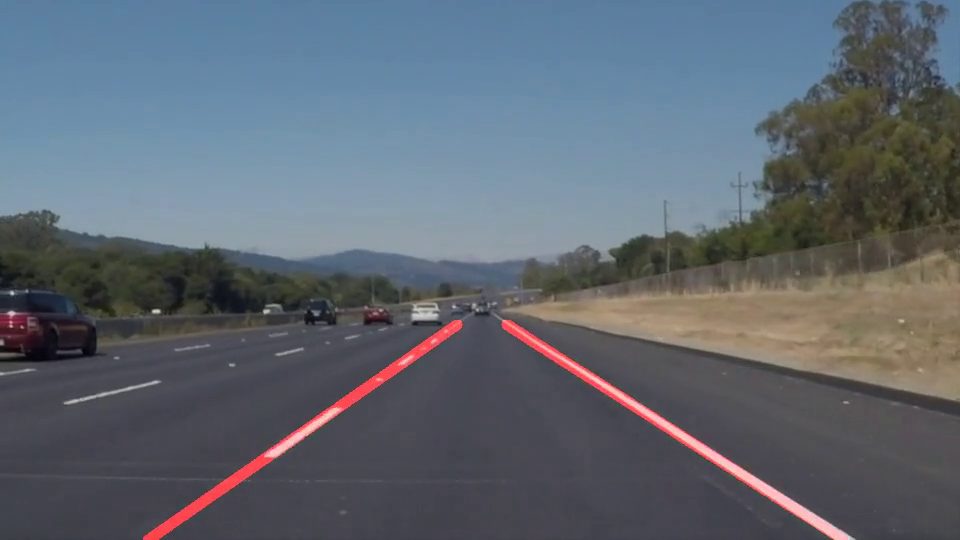
#> input picture frame 22 of white.mp4, 960 x 540 px
$ python Main.py
#> lines starting #> are read from the running program, lines starting #| are printed output that depends on the picture; after the words box and inside, x2 and y2 are one past the last pixel; in counts of white or black regions, pixels touching at a corner belong together
### Conversion.py
from math import *

def real_slope(y, x, camerastats):
    h = float(camerastats['cameraHeight'])
    f = float(camerastats['focalLength'])
    m = float(camerastats['middleFOV'])
    b = float(camerastats['bottomFOV'])
    p = float(camerastats['pixelHeight'])
    pw= float(camerastats['pixelWidth'])
    R = sqrt(h ** 2 + m ** 2)
    sinA = h / R
    cosA = m / R
    smallToBig = sqrt(h ** 2 + m ** 2) / f  # Conversion between real and camera triangles (cm)
    screenHeight = 2 * f * (h * m - h * b) / (m * b + h ** 2)  # Height of camera screen (cm)
    pixToReal = screenHeight / p
    realTriangle = h / (f * sinA + (p / 2 - y) * pixToReal * cosA)
    smallTriangleResult = f * cosA - (p / 2 - y) * pixToReal * sinA
    vertResult = realTriangle * smallTriangleResult

    # HORIZONTAL STUFF
    horiConversion = sqrt((h ** 2 + vertResult ** 2) / (f ** 2 + ((p / 2 - y) * pixToReal) ** 2))
    horiResult = (pw / 2 - x) * pixToReal * horiConversion

    return (horiResult, vertResult)

### Main.py
import cv2
import numpy as np
import Conversion
from math import *
import ArduinoControl

camerastats = {'bottomFOV': 16, 'middleFOV':55, 'cameraHeight': 76, 'focalLength':0.3, 'pixelHeight': 2448, 'pixelWidth': 3264}
cap = cv2.VideoCapture('white.mp4')

while 1:
    ret, frame = cap.read()
#> frame is the input picture: shape (540, 960, 3); mean B, G, R 112.9, 103.2, 95.5
    img = frame[300:540, 200:760]
    gray = cv2.cvtColor(img, cv2.COLOR_BGR2GRAY)
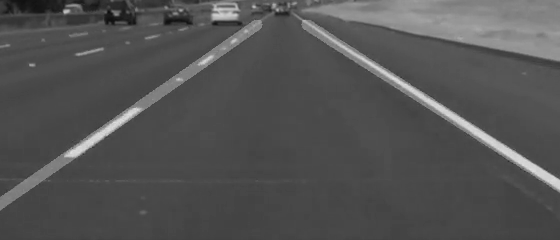
#> gray: shape (240, 560); min 14, max 224, mean 83
    blur = cv2.GaussianBlur(gray, (7, 7), 0)
    edges = cv2.Canny(blur, 50, 150, apertureSize=3)
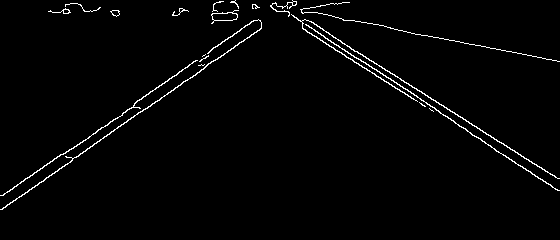
#> edges: shape (240, 560); 1.9% white in thin lines or dots, all inside (x1, y1, x2, y2) = (0, 0, 560, 210)

    #detect all lines and create 2 empty lists for right and left line
    lines = cv2.HoughLinesP(edges, 0.8, np.pi/180, 100, np.array([]), minLineLength=50, maxLineGap=200)
#> lines = [[2, 209, 296, 3], [282, 6, 558, 178], [3, 195, 276, 4], [272, 3, 480, 138], [302, 28, 530, 171], [307, 32, 550, 184], [270, 5, 559, 61], [284, 6, 559, 178], [2, 195, 276, 3]]
    right = []
    left = []

#separating lines by slope
    if lines is None:
        print("No worries")
    else:
        for x1,y1,x2,y2 in lines[:, 0]:
            if x2 - x1 == 0.:  # corner case, avoiding division by 0
                m = 999.  # practically infinite slope
            else:
                m = (y2-y1)/(x2-x1) #rise over run
                if m > 0:
                    right.append([x1, y1, x2, y2])
                    cv2.line(img, (x1,y1), (x2, y2), (0, 0, 255), 2)
                else:
                    left.append([x1, y1, x2, y2])
                    cv2.line(img, (x1,y1), (x2, y2), (255, 0, 0), 2)
#> this loop made 9 passes
#> (x1, y1, x2, y2, m) on passes 1 to 9: (2, 209, 296, 3, -0.701), (282, 6, 558, 178, 0.623), (3, 195, 276, 4, -0.7), (272, 3, 480, 138, 0.649), (302, 28, 530, 171, 0.627), (307, 32, 550, 184, 0.626), (270, 5, 559, 61, 0.194), (284, 6, 559, 178, 0.625), (2, 195, 276, 3, -0.701)
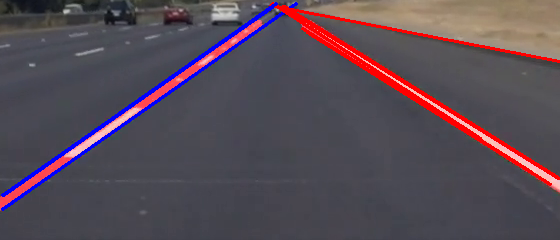
#> img: shape (240, 560, 3); mean B, G, R 85.7, 75.3, 87.7
#> after the loop, left = [[2, 209, 296, 3], [3, 195, 276, 4], [2, 195, 276, 3]]; right = [[282, 6, 558, 178], [272, 3, 480, 138], [302, 28, 530, 171], [307, 32, 550, 184], [270, 5, 559, 61], [284, 6, 559, 178]]

        right_mask = cv2.inRange(img, (0,0,220), (0,0,255))
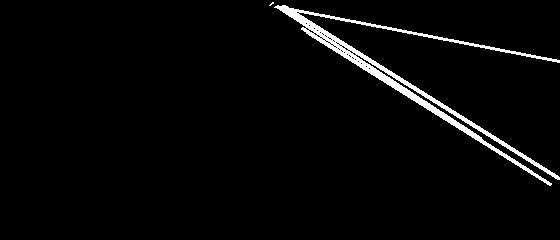
#> right_mask: shape (240, 560); 3% white; 2 white regions (1 under 20 px), largest, box (x1, y1, x2, y2) and area: (274, 5, 560, 186) 3975
        left_mask = cv2.inRange(img, (240, 0, 0), (255, 0, 0))
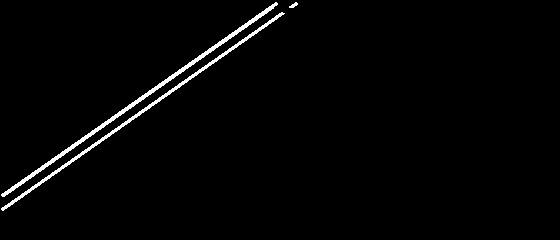
#> left_mask: shape (240, 560); 1.9% white; 3 white regions, box (x1, y1, x2, y2) and area: (1, 2, 278, 197) 1343, (1, 12, 285, 211) 1137, (289, 2, 298, 8) 29

    right_line = cv2.HoughLines(right_mask, 1, np.pi / 180, 200)
#> right_line = [[-145, 2.13], [-136, 2.13], [-46, 1.76], [-137, 2.11], [-153, 2.16], [-159, 2.18], [-127, 2.09], [-130, 2.11]]
    if right_line is None:
        print("no worries")
    else:
        for rho, theta in right_line[0]:
            a = np.cos(theta)
            b = np.sin(theta)
            x0 = a * rho
            y0 = b * rho
            x1 = int(x0 + 1000 * (-b))
            y1 = int(y0 + 1000 * (a))
            x2 = int(x0 - 1000 * (-b))
            y2 = int(y0 - 1000 * (a))

            cv2.line(img, (x1, y1), (x2, y2), (100, 255, 0), 10)

            realx1, realy1 = Conversion.real_slope(y1, x1, camerastats)
            realx2, realy2 = Conversion.real_slope(y2, x2, camerastats)
            real_right_slope = (realy2 - realy1) / (realx2 - realx1)
#> this loop made 1 pass
#> (rho, theta, a, x0, y0, x1, y1) on pass 1: (-145, 2.13, -0.53, 76.84, -123, -771, -652)
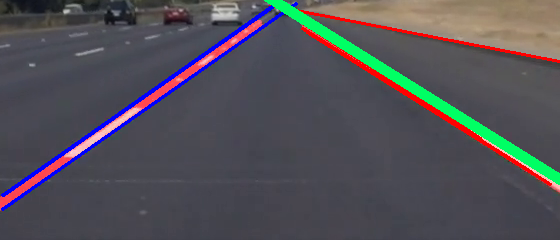
#> img: shape (240, 560, 3); 2.65% of pixels changed, all inside (x1, y1, x2, y2) = (264, 0, 560, 185)

    left_line = cv2.HoughLines(left_mask, 1, np.pi / 180, 200)
#> left_line = [[172, 0.96], [160, 0.96]]
    if left_line is None:
        print("no worries")
    else:
        for rho, theta in left_line[0]:
            a = np.cos(theta)
            b = np.sin(theta)
            x0 = a * rho
            y0 = b * rho
            x1 = int(x0 + 1000 * (-b))
            y1 = int(y0 + 1000 * (a))
            x2 = int(x0 - 1000 * (-b))
            y2 = int(y0 - 1000 * (a))

            cv2.line(img, (x1, y1), (x2, y2), (0,255,100),10)

            realx1, realy1 = Conversion.real_slope(y1,x1, camerastats)
            realx2, realy2 = Conversion.real_slope(y2, x2, camerastats)
            real_left_slope = (realy2 - realy1)/(realx2 - realx1)
#> this loop made 1 pass
#> (rho, theta, a, x0, y0, x1, y1) on pass 1: (172, 0.96, 0.574, 98.66, 140.9, -720, 714)
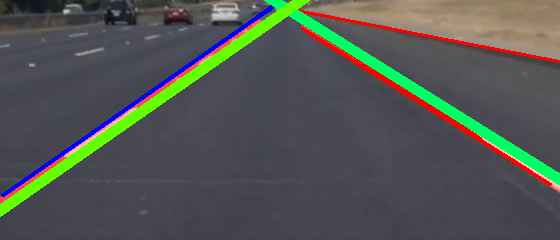
#> img: shape (240, 560, 3); 2.96% of pixels changed, all inside (x1, y1, x2, y2) = (0, 0, 310, 217)

#> (the run stopped early here; a loop or call above may not have finished)

$ run again, starting later in the video
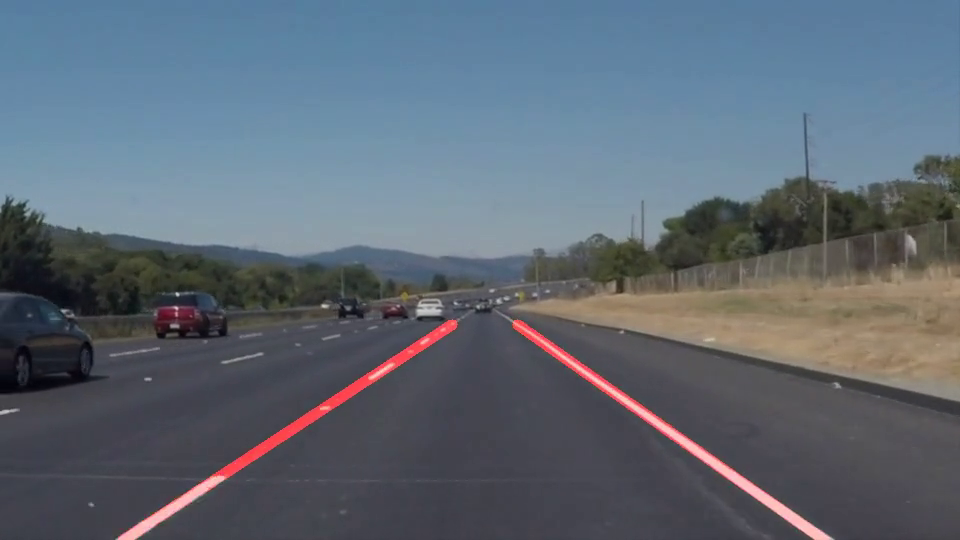
#> input picture frame 99 of white.mp4, 960 x 540 px
#> frame is the input picture: shape (540, 960, 3); mean B, G, R 115.9, 104.5, 94.3
#> `edges = cv2.Canny(blur, 50, 150, apertureSize=3)`:
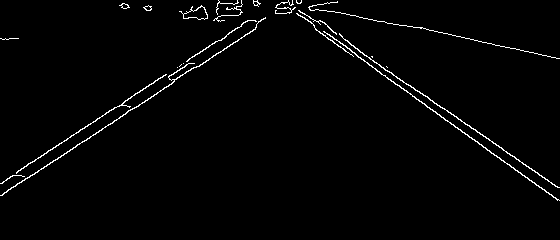
#> edges: shape (240, 560); 1.8% white in thin lines or dots, all inside (x1, y1, x2, y2) = (0, 0, 560, 201)
#> lines = [[0, 195, 297, 2], [285, 2, 557, 200], [6, 179, 250, 20], [283, 2, 529, 180], [18, 170, 249, 20], [286, 2, 559, 187], [1, 195, 301, 0]]
#> the loop `for x1,y1,x2,y2 in lines[:, 0]:` made 7 passes
#> (x1, y1, x2, y2, m) on passes 1 to 7: (0, 195, 297, 2, -0.65), (285, 2, 557, 200, 0.728), (6, 179, 250, 20, -0.652), (283, 2, 529, 180, 0.724), (18, 170, 249, 20, -0.649), (286, 2, 559, 187, 0.678), (1, 195, 301, 0, -0.65)
#> after the loop `for x1,y1,x2,y2 in lines[:, 0]:`: left = [[0, 195, 297, 2], [6, 179, 250, 20], [18, 170, 249, 20], [1, 195, 301, 0]]; right = [[285, 2, 557, 200], [283, 2, 529, 180], [286, 2, 559, 187]]
#> right_mask: shape (240, 560); 1.7% white; 2 white regions, box (x1, y1, x2, y2) and area: (291, 7, 560, 202) 2275, (282, 1, 292, 7) 39
#> left_mask: shape (240, 560); 1.8% white; 2 white regions, box (x1, y1, x2, y2) and area: (0, 0, 303, 197) 1292, (5, 19, 252, 181) 1189
#> right_line = [[-166, 2.2], [-158, 2.16], [-173, 2.22], [-150, 2.15]]
#> the loop `for rho, theta in right_line[0]:` made 1 pass
#> (rho, theta, a, x0, y0, x1, y1) on pass 1: (-166, 2.2, -0.588, 97.57, -134.3, -711, -722)
#> left_line = [[165, 0.995], [154, 0.995], [151, 1.01], [162, 1.01]]
#> the loop `for rho, theta in left_line[0]:` made 1 pass
#> (rho, theta, a, x0, y0, x1, y1) on pass 1: (165, 0.995, 0.545, 89.87, 138.4, -748, 683)
#> after the loop `for rho, theta in left_line[0]:`:
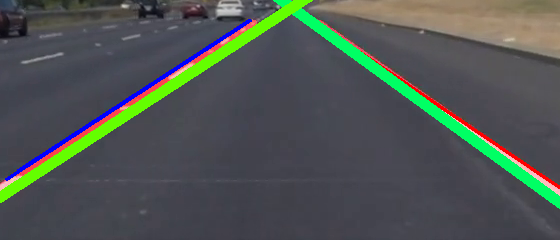
#> img: shape (240, 560, 3); mean B, G, R 82.2, 85.7, 78.6

$ run again, starting later in the video
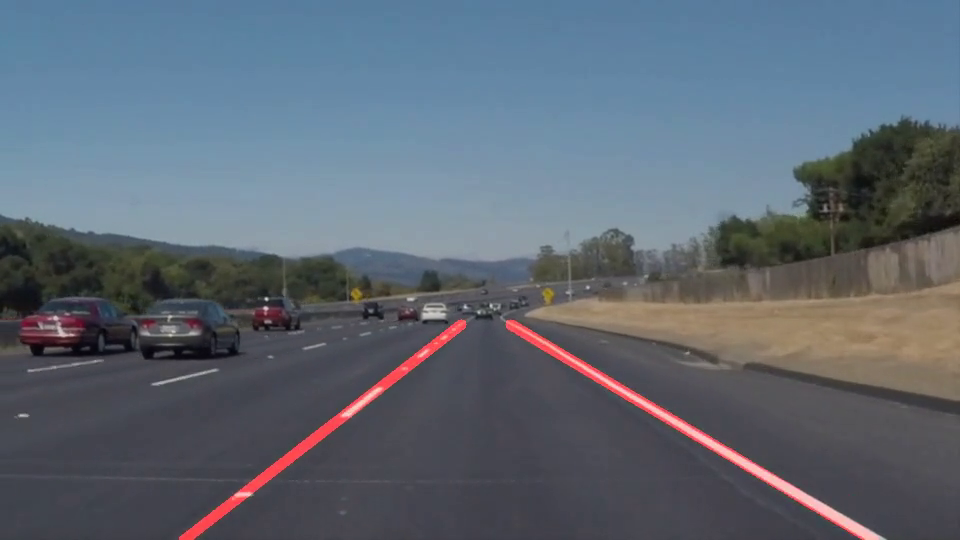
#> input picture frame 176 of white.mp4, 960 x 540 px
#> frame is the input picture: shape (540, 960, 3); mean B, G, R 115.2, 103.9, 94.4
#> `edges = cv2.Canny(blur, 50, 150, apertureSize=3)`:
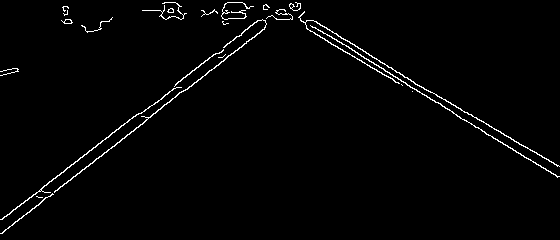
#> edges: shape (240, 560); 1.8% white in thin lines or dots
#> lines = [[1, 233, 296, 2], [299, 16, 557, 177], [1, 219, 250, 25], [2, 219, 257, 20], [307, 20, 559, 166], [298, 17, 488, 135], [2, 233, 290, 8]]
#> the loop `for x1,y1,x2,y2 in lines[:, 0]:` made 7 passes
#> (x1, y1, x2, y2, m) on passes 1 to 7: (1, 233, 296, 2, -0.783), (299, 16, 557, 177, 0.624), (1, 219, 250, 25, -0.779), (2, 219, 257, 20, -0.78), (307, 20, 559, 166, 0.579), (298, 17, 488, 135, 0.621), (2, 233, 290, 8, -0.781)
#> after the loop `for x1,y1,x2,y2 in lines[:, 0]:`: left = [[1, 233, 296, 2], [1, 219, 250, 25], [2, 219, 257, 20], [2, 233, 290, 8]]; right = [[299, 16, 557, 177], [307, 20, 559, 166], [298, 17, 488, 135]]
#> right_mask: shape (240, 560); 1.6% white; 1 white region, box (x1, y1, x2, y2) and area: (297, 15, 560, 179) 2169
#> left_mask: shape (240, 560); 2% white; 2 white regions, box (x1, y1, x2, y2) and area: (0, 1, 298, 235) 1533, (0, 19, 259, 221) 1219
#> right_line = [[-145, 2.13], [-135, 2.09], [-128, 2.08], [-153, 2.15]]
#> the loop `for rho, theta in right_line[0]:` made 1 pass
#> (rho, theta, a, x0, y0, x1, y1) on pass 1: (-145, 2.13, -0.53, 76.84, -123, -771, -652)
#> left_line = [[184, 0.908], [173, 0.908]]
#> the loop `for rho, theta in left_line[0]:` made 1 pass
#> (rho, theta, a, x0, y0, x1, y1) on pass 1: (184, 0.908, 0.616, 113.3, 145, -674, 760)
#> after the loop `for rho, theta in left_line[0]:`:
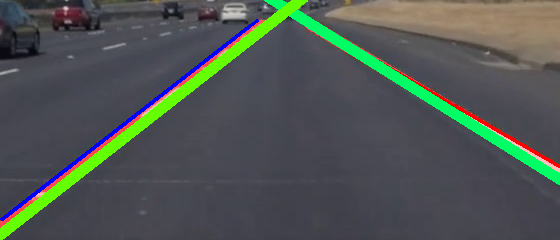
#> img: shape (240, 560, 3); mean B, G, R 82.1, 86.1, 78.8
